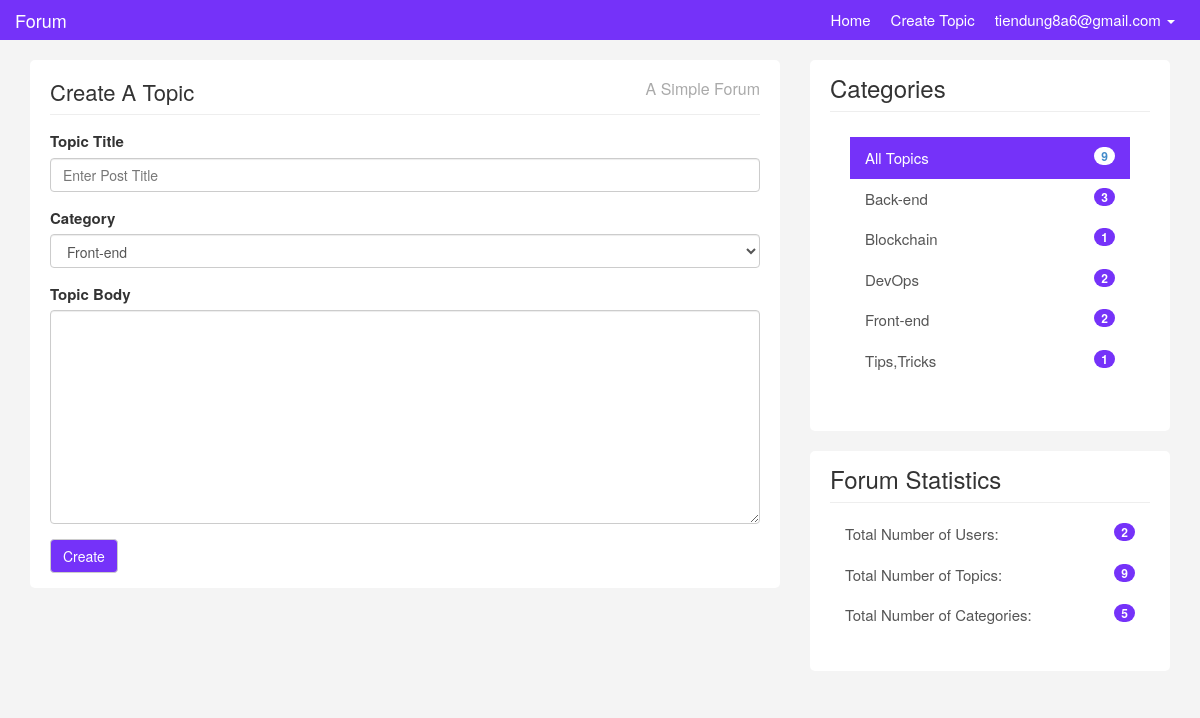
Page /topics/create.php (signed in) on the committed database.
### tables this page shows
CREATE TABLE `categories` (
  `id` int(5) NOT NULL,
  `name` varchar(200) NOT NULL,
  `created_at` timestamp NOT NULL DEFAULT current_timestamp()
);

### topics/create.php (the view, shortened to what this page needs)
<?php require "../includes/header.php"; ?>
<?php require "../config/config.php"; ?>
<?php
$categories_select = $conn->query("SELECT * FROM categories ");
$categories_select->execute();
$allCats = $categories_select->fetchAll(PDO::FETCH_OBJ);
?>
<div class="container">
	<div class="row">
		<div class="col-md-8">
			<div class="main-col">
				<div class="block">
					<h1 class="pull-left">Create A Topic</h1>
					<h4 class="pull-right">A Simple Forum</h4>
					<div class="clearfix"></div>
					<hr>
					<form role="form" method="POST" action="create.php">
						<div class="form-group">
							<label>Topic Title</label>
							<input type="text" class="form-control" name="title" placeholder="Enter Post Title">
						</div>
						<div class="form-group">
							<label>Category</label>
							<select name="category" class="form-control">
								<?php foreach ($allCats as $cat) : ?>
									<option value="<?php echo $cat->name; ?>"><?php echo $cat->name; ?></option>
								<?php endforeach; ?>
							</select>
						</div>
						<div class="form-group">
							<label>Topic Body</label>
							<textarea id="body" rows="10" cols="80" class="form-control" name="body"></textarea>
						</div>
						<button type="submit" name="submit" class="color btn btn-default">Create</button>
					</form>
				</div>
			</div>
		</div>
<?php require "../includes/footer.php" ?>

### includes/footer.php (shortened to what this page needs)
<?php
$topics = $conn->query("SELECT COUNT(*) AS all_topics FROM topics");
$topics->execute();
$allTopics = $topics->fetch(PDO::FETCH_OBJ);
$categories = $conn->query("SELECT categories.id AS id, categories.name AS name,
        COUNT(topics.category) AS count_category FROM categories LEFT JOIN topics ON
        categories.name = topics.category GROUP BY (topics.category);");
$categories->execute();
$allCategories = $categories->fetchAll(PDO::FETCH_OBJ);
$users = $conn->query(" SELECT COUNT(*) AS count_users FROM users");
$users->execute();
$allUsers = $users->fetch(PDO::FETCH_OBJ);
$topics = $conn->query(" SELECT COUNT(*) AS count_topics FROM topics");
$topics->execute();
$allTopics_count = $topics->fetch(PDO::FETCH_OBJ);
$categories_count = $conn->query(" SELECT COUNT(*) AS categories_count FROM categories");
$categories_count->execute();
$allCategories_count = $categories_count->fetch(PDO::FETCH_OBJ)
?>
<div class="col-md-4">
    <div class="sidebar">
        <div class="block">
            <h3>Categories</h3>
            <div class="list-group block ">
                <a href="#" class="list-group-item active">All Topics <span class="badge pull-right"><?php echo $allTopics->all_topics; ?></span></a>
                <?php foreach ($allCategories as $category) : ?>
                    <a href="<?php echo APPURL; ?>/categories/show.php?name=<?php echo $category->name; ?>" class="list-group-item"><?php echo $category->name; ?><span class="color badge pull-right"><?php echo $category->count_category; ?></span></a>
                <?php endforeach; ?>
            </div>
        </div>
        <div class="block" style="margin-top: 20px;">
            <h3 class="margin-top: 40px">Forum Statistics</h3>
            <div class="list-group">
                <a href="#" class="list-group-item">Total Number of Users:<span class="color badge pull-right"><?php echo $allUsers->count_users; ?></span></a>
                <a href="#" class="list-group-item">Total Number of Topics:<span class="color badge pull-right"><?php echo $allTopics_count->count_topics; ?></span></a>
                <a href="#" class="list-group-item">Total Number of Categories: <span class="color badge pull-right"><?php echo $allCategories_count->categories_count; ?></span></a>
            </div>
        </div>
    </div>
</div>
</div>
</div>
</body>
</html>

### css/custom.css (style rules this page uses)
body { padding-top: 60px; background:#f4f4f4; font-size:15px; }
a { color:#5c5b69; }
hr { margin:10px 0 15px 0; }
h3 { margin-bottom:5px; }
.block { background:#fff; border-radius:5px; padding: 15px 20px; margin-bottom:20px; }
.main-col { overflow:auto; }
.main-col h1 { font-size:22px; margin:5px 0 0 0; padding:0; }
.main-col h4 { font-size:16px; margin:5px 0 0 0; padding:0; color:#aaa; }
.sidebar .block h3 { margin:0 0 10px 0; padding-bottom:10px; border-bottom:#eee solid 1px; }
a.list-group-item.active, a.list-group-item.active:hover, a.list-group-item.active:focus { background:rgb(117, 50, 249); border-radius:0; }
.list-group-item { border:0 }
.color { background-color: rgb(117, 50, 249); color: white; }

### rows in the picture
categories: name "Back-end", count_category "3"
categories: name "Blockchain", count_category "1"
categories: name "DevOps", count_category "2"
categories: name "Front-end", count_category "2"
categories: name "Tips,Tricks", count_category "1"

### other values in the picture
$_SESSION['username'] "tiendung8a6@gmail.com"
$allTopics->all_topics "9"
$allUsers->count_users "2"
$allTopics_count->count_topics "9"
$allCategories_count->categories_count "5"
form field category "Front-end"
